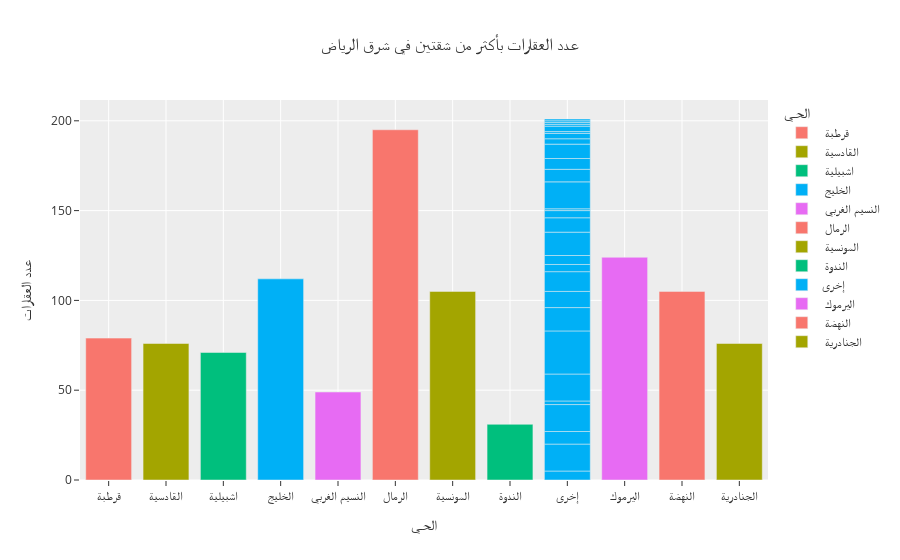

The code cell stored with this chart in its notebook:
### Code cell
fig = px.bar(esdf1, x='index', y='frequncy',color='index',template='ggplot2',
             labels={'frequncy':'عدد العقارات','index':'الحـي'},title=' عدد العقارات بأكثر من شقتين في شرق الرياض')
fig.show()

### Figure 1 — Plotly figure (JSON) as saved in the notebook; plotly's stock layout.template omitted (floating-point values rounded to 4 significant figures)
{"data": [{"alignmentgroup": "True", "hovertemplate": "الحـي=%{x}<br>عدد العقارات=%{y}<extra></extra>", "legendgroup": " قرطبة ", "marker": {"color": "#F8766D", "pattern": {"shape": ""}}, "name": " قرطبة ", "offsetgroup": " قرطبة ", "orientation": "v", "showlegend": true, "textposition": "auto", "type": "bar", "x": [" قرطبة "], "xaxis": "x", "y": [79], "yaxis": "y"}, {"alignmentgroup": "True", "hovertemplate": "الحـي=%{x}<br>عدد العقارات=%{y}<extra></extra>", "legendgroup": " القادسية ", "marker": {"color": "#A3A500", "pattern": {"shape": ""}}, "name": " القادسية ", "offsetgroup": " القادسية ", "orientation": "v", "showlegend": true, "textposition": "auto", "type": "bar", "x": [" القادسية "], "xaxis": "x", "y": [76], "yaxis": "y"}, {"alignmentgroup": "True", "hovertemplate": "الحـي=%{x}<br>عدد العقارات=%{y}<extra></extra>", "legendgroup": " اشبيلية ", "marker": {"color": "#00BF7D", "pattern": {"shape": ""}}, "name": " اشبيلية ", "offsetgroup": " اشبيلية ", "orientation": "v", "showlegend": true, "textposition": "auto", "type": "bar", "x": [" اشبيلية "], "xaxis": "x", "y": [71], "yaxis": "y"}, {"alignmentgroup": "True", "hovertemplate": "الحـي=%{x}<br>عدد العقارات=%{y}<extra></extra>", "legendgroup": " الخليج ", "marker": {"color": "#00B0F6", "pattern": {"shape": ""}}, "name": " الخليج ", "offsetgroup": " الخليج ", "orientation": "v", "showlegend": true, "textposition": "auto", "type": "bar", "x": [" الخليج "], "xaxis": "x", "y": [112], "yaxis": "y"}, {"alignmentgroup": "True", "hovertemplate": "الحـي=%{x}<br>عدد العقارات=%{y}<extra></extra>", "legendgroup": " النسيم الغربي ", "marker": {"color": "#E76BF3", "pattern": {"shape": ""}}, "name": " النسيم الغربي ", "offsetgroup": " النسيم الغربي ", "orientation": "v", "showlegend": true, "textposition": "auto", "type": "bar", "x": [" النسيم الغربي "], "xaxis": "x", "y": [49], "yaxis": "y"}, {"alignmentgroup": "True", "hovertemplate": "الحـي=%{x}<br>عدد العقارات=%{y}<extra></extra>", "legendgroup": " الرمال ", "marker": {"color": "#F8766D", "pattern": {"shape": ""}}, "name": " الرمال ", "offsetgroup": " الرمال ", "orientation": "v", "showlegend": true, "textposition": "auto", "type": "bar", "x": [" الرمال "], "xaxis": "x", "y": [195], "yaxis": "y"}, {"alignmentgroup": "True", "hovertemplate": "الحـي=%{x}<br>عدد العقارات=%{y}<extra></extra>", "legendgroup": " المونسية ", "marker": {"color": "#A3A500", "pattern": {"shape": ""}}, "name": " المونسية ", "offsetgroup": " المونسية ", "orientation": "v", "showlegend": true, "textposition": "auto", "type": "bar", "x": [" المونسية "], "xaxis": "x", "y": [105], "yaxis": "y"}, {"alignmentgroup": "True", "hovertemplate": "الحـي=%{x}<br>عدد العقارات=%{y}<extra></extra>", "legendgroup": " الندوة ", "marker": {"color": "#00BF7D", "pattern": {"shape": ""}}, "name": " الندوة ", "offsetgroup": " الندوة ", "orientation": "v", "showlegend": true, "textposition": "auto", "type": "bar", "x": [" الندوة "], "xaxis": "x", "y": [31], "yaxis": "y"}, {"alignmentgroup": "True", "hovertemplate": "الحـي=%{x}<br>عدد العقارات=%{y}<extra></extra>", "legendgroup": "إخرى", "marker": {"color": "#00B0F6", "pattern": {"shape": ""}}, "name": "إخرى", "offsetgroup": "إخرى", "orientation": "v", "showlegend": true, "textposition": "auto", "type": "bar", "x": ["إخرى", "إخرى", "إخرى", "إخرى", "إخرى", "إخرى", "إخرى", "إخرى", "إخرى", "إخرى", "إخرى", "إخرى", "إخرى", "إخرى", "إخرى", "إخرى", "إخرى", "إخرى", "إخرى", "إخرى", "إخرى", "إخرى", "إخرى", "إخرى", "إخرى", "إخرى", "إخرى", "إخرى"], "xaxis": "x", "y": [5, 15, 7, 15, 2, 15, 24, 13, 9, 11, 4, 5, 13, 8, 4, 1, 15, 7, 6, 8, 3, 3, 1, 3, 1, 1, 1, 1], "yaxis": "y"}, {"alignmentgroup": "True", "hovertemplate": "الحـي=%{x}<br>عدد العقارات=%{y}<extra></extra>", "legendgroup": " اليرموك ", "marker": {"color": "#E76BF3", "pattern": {"shape": ""}}, "name": " اليرموك ", "offsetgroup": " اليرموك ", "orientation": "v", "showlegend": true, "textposition": "auto", "type": "bar", "x": [" اليرموك "], "xaxis": "x", "y": [124], "yaxis": "y"}, {"alignmentgroup": "True", "hovertemplate": "الحـي=%{x}<br>عدد العقارات=%{y}<extra></extra>", "legendgroup": " النهضة ", "marker": {"color": "#F8766D", "pattern": {"shape": ""}}, "name": " النهضة ", "offsetgroup": " النهضة ", "orientation": "v", "showlegend": true, "textposition": "auto", "type": "bar", "x": [" النهضة "], "xaxis": "x", "y": [105], "yaxis": "y"}, {"alignmentgroup": "True", "hovertemplate": "الحـي=%{x}<br>عدد العقارات=%{y}<extra></extra>", "legendgroup": " الجنادرية ", "marker": {"color": "#A3A500", "pattern": {"shape": ""}}, "name": " الجنادرية ", "offsetgroup": " الجنادرية ", "orientation": "v", "showlegend": true, "textposition": "auto", "type": "bar", "x": [" الجنادرية "], "xaxis": "x", "y": [76], "yaxis": "y"}], "layout": {"barmode": "relative", "legend": {"title": {"text": "الحـي"}, "tracegroupgap": 0}, "title": {"text": " عدد العقارات بأكثر من شقتين في شرق الرياض"}, "xaxis": {"anchor": "y", "categoryarray": [" قرطبة ", " القادسية ", " اشبيلية ", " الخليج ", " النسيم الغربي ", " الرمال ", " المونسية ", " الندوة ", "إخرى", " اليرموك ", " النهضة ", " الجنادرية "], "categoryorder": "array", "domain": [0, 1], "title": {"text": "الحـي"}}, "yaxis": {"anchor": "x", "domain": [0, 1], "title": {"text": "عدد العقارات"}}}}
